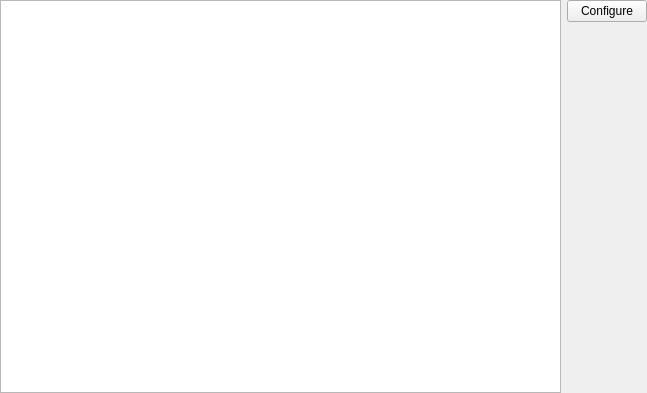
<?xml version="1.0" encoding="UTF-8"?>
<ui version="4.0">
 <class>QgsLocatorOptionsWidgetBase</class>
 <widget class="QWidget" name="QgsLocatorOptionsWidgetBase">
  <property name="geometry">
   <rect>
    <x>0</x>
    <y>0</y>
    <width>647</width>
    <height>393</height>
   </rect>
  </property>
  <property name="windowTitle">
   <string>Spatial Bookmarks Panel</string>
  </property>
  <layout class="QGridLayout" name="gridLayout" columnstretch="1,0">
   <property name="leftMargin">
    <number>0</number>
   </property>
   <property name="topMargin">
    <number>0</number>
   </property>
   <property name="rightMargin">
    <number>0</number>
   </property>
   <property name="bottomMargin">
    <number>0</number>
   </property>
   <item row="0" column="0">
    <widget class="QTreeView" name="mFiltersTreeView">
     <property name="rootIsDecorated">
      <bool>false</bool>
     </property>
    </widget>
   </item>
   <item row="0" column="1">
    <layout class="QVBoxLayout" name="verticalLayout">
     <item>
      <widget class="QPushButton" name="mConfigureFilterButton">
       <property name="text">
        <string>Configure</string>
       </property>
      </widget>
     </item>
     <item>
      <spacer name="verticalSpacer">
       <property name="orientation">
        <enum>Qt::Vertical</enum>
       </property>
       <property name="sizeHint" stdset="0">
        <size>
         <width>20</width>
         <height>40</height>
        </size>
       </property>
      </spacer>
     </item>
    </layout>
   </item>
  </layout>
 </widget>
 <resources/>
 <connections/>
</ui>
